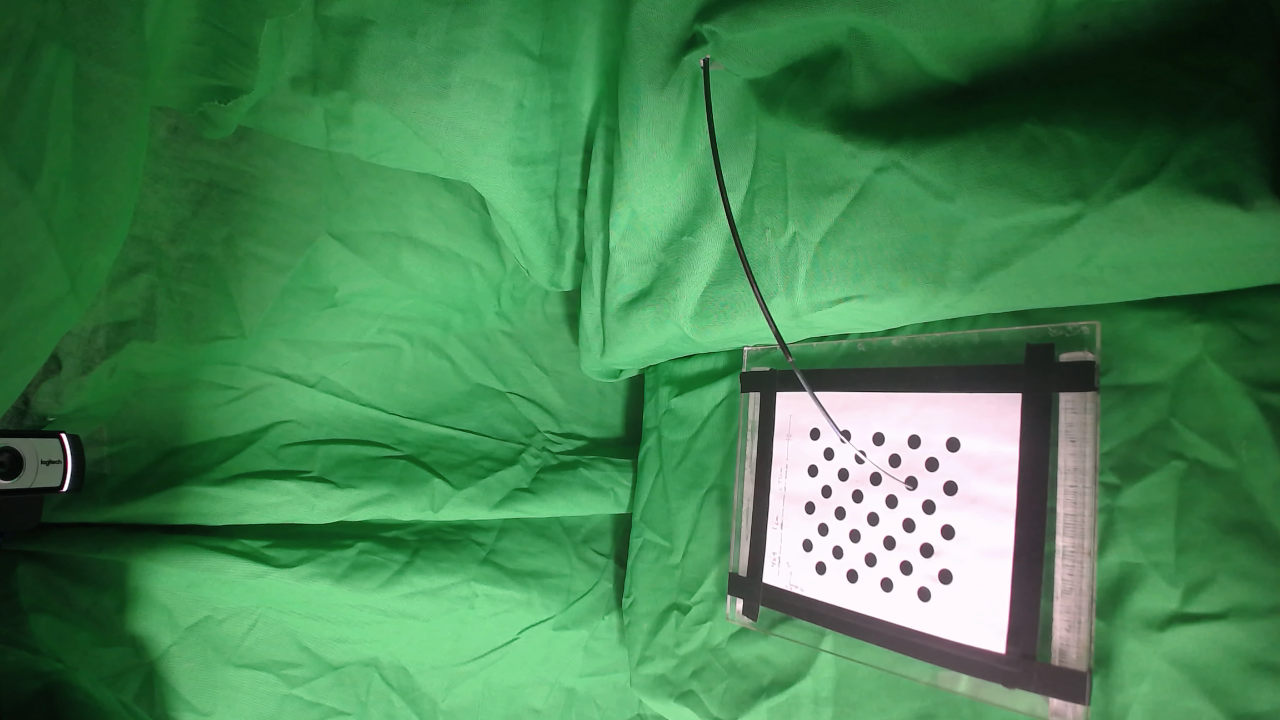
#> input picture intro_fig/cam1_47.png, 1280 x 720 px, found by its file name
$ jupyter execute --allow-errors segmentation.ipynb   (shell and % lines are left out)
#> lines starting #> are read from the running program, lines starting #| are printed output that depends on the picture; after the words box and inside, x2 and y2 are one past the last pixel; in counts of white or black regions, pixels touching at a corner belong together
[cell 1]
import numpy as np
import cv2
from matplotlib import pyplot as plt
import glob
import time
from sklearn.linear_model import RANSACRegressor
from sklearn.preprocessing import PolynomialFeatures
from sklearn.metrics import mean_squared_error
import time

## Helper Functions

[cell 2]
def imshow(img, size=None):
    if size == None:
        plt.figure(figsize=(14,18))
    else:
        plt.figure(figsize=size)
    plt.imshow(img)
    plt.show()

def imshow2(img):
    cv2.imshow("img", img)
    cv2.waitKey(0)
    cv2.destroyAllWindows()

def backgroundExtract(frames):
    avgR, avgG, avgB = None, None, None
    fcnt = 0
    for frame in frames:
        if frame is None:
            break
        frame = cv2.imread(frame)
        #frame = cv2.cvtColor(frame, cv2.COLOR_BGR2HSV)
        B, G, R = cv2.split(frame.astype("float"))
        if avgR is None:
            avgR = R
            avgG = G
            avgB = B
        else:
            avgB = avgB + 1/fcnt*(B - avgB)
            avgG = avgG + 1/fcnt*(G - avgG)
            avgR = avgR + 1/fcnt*(R - avgR)

        fcnt += 1

        avg = cv2.merge([avgB, avgG, avgR]).astype('uint8')
        #avg = cv2.cvtColor(avg, cv2.COLOR_HSV2BGR)

    return avg


def robotSegment(img, bg):

    # Color Threshold
    img_hsv = cv2.cvtColor(img, cv2.COLOR_BGR2HSV)
    lower_bound = np.array([45, 70, 70])
    upper_bound = np.array([75, 255, 255])

    mask = cv2.inRange(img_hsv, lower_bound, upper_bound)
    mask_inv = cv2.bitwise_not(mask)

    img_mask = cv2.bitwise_and(img, img, mask=mask_inv)
    bg_mask = cv2.bitwise_and(bg, bg, mask=mask_inv)

    img_gray = cv2.cvtColor(img_mask, cv2.COLOR_BGR2GRAY).astype('float32')
    bg_gray = cv2.cvtColor(bg_mask, cv2.COLOR_BGR2GRAY).astype('float32')

    img_gray = cv2.GaussianBlur(img_gray,(5,5),0)
    bg_gray = cv2.GaussianBlur(bg_gray,(5,5),0)


    sub = np.abs(img_gray - bg_gray)

    lower = np.round(np.min(sub))
    upper = np.round(np.max(sub))
    ret, th = cv2.threshold(sub.astype('uint8'), 0,255,cv2.THRESH_BINARY+cv2.THRESH_OTSU)

    img_hsv = cv2.cvtColor(img, cv2.COLOR_BGR2HSV)
    lower_bound = np.array([45, 70, 70])
    upper_bound = np.array([75, 255, 255])

    mask = cv2.inRange(img_hsv, lower_bound, upper_bound)
    mask_inv = cv2.bitwise_not(mask)

    th = cv2.bitwise_and(th, th, mask=mask_inv)

    kernel1 = np.ones((2, 2), np.uint8)
    kernel2 = np.ones((3, 3), np.uint8)
    #kernel = cv2.getStructuringElement(cv2.MORPH_ELLIPSE, (3,3))
    #erosion = cv2.erode(sub,kernel,iterations = 1)

    # Openning operation to remove noise
    e = cv2.morphologyEx(th, cv2.MORPH_ERODE, kernel1)
    res = cv2.morphologyEx(e, cv2.MORPH_DILATE, kernel2)

    return res


def downsample(img, sample_interval = 10):

    x, y = np.where(img == 255)
    data = []
    for x_loc, y_loc in zip(x, y):
        data.append([x_loc, y_loc])

    sample_interval = sample_interval
    sample_bnd = np.floor(len(data)/sample_interval).astype('int')
    sample_idx = [i*sample_interval for i in range(0, sample_bnd)]
    sample_data = [data[i] for i in sample_idx]

    sample_img = np.zeros(img.shape[:2]).astype('int')
    for x, y in sample_data:
        sample_img[x][y] = 255

    return img

def imshow_components(labels):
    # Map component labels to hue val
    label_hue = np.uint8(179*labels/np.max(labels))
    blank_ch = 255*np.ones_like(label_hue)
    labeled_img = cv2.merge([label_hue, blank_ch, blank_ch])

    # cvt to BGR for display
    labeled_img = cv2.cvtColor(labeled_img, cv2.COLOR_HSV2BGR)

    # set bg label to black
    labeled_img[label_hue==0] = 0

    cv2.imshow('labeled.png', labeled_img)
    cv2.waitKey()

[cell 3]
img = cv2.imread('../../data/CTR_Robot/Camera2/cam2_418.png')
#> (the rest of this cell did not finish here and is left out)

## Threshold Green Background

[cell 4]
# Locate green color in HSV space
green = np.uint8([[[0,255,0]]])
green_hsv = cv2.cvtColor(green, cv2.COLOR_BGR2HSV)
print(green_hsv)

# Setting boundary in HSV space
lower_bound = np.array([45, 70, 60])
upper_bound = np.array([75, 255, 255])

#> (the rest of this cell did not finish here and is left out)

## Edge Detection

[cell 5]
max_lowThreshold = 100
ratio = 3
kernel_size = 3

#> (the rest of this cell did not finish here and is left out)

## Background Removal (GM)

[cell 6]
#images = glob.glob('../../data/CTR_Robot/Camera2/*.png')

backSub = cv2.createBackgroundSubtractorMOG2(history = 200)
kernel = cv2.getStructuringElement(cv2.MORPH_ELLIPSE,(2,2))

#> (the rest of this cell did not finish here and is left out)

[cell 7]
images = []
images.append('./bg_res/bg_2_0.png')
for i in range(0, 200):
    dir_ = '../../data/CTR_Robot/Camera2/cam2_' + str(i) + '.png'
    images.append(dir_)

#> (a cell that did not finish here is left out)

[cell 9]
images = glob.glob('./bg_cam1/*.png')

backSub = cv2.bgsegm.createBackgroundSubtractorMOG()

for frame in images:
    if frame is None:
        break
    frame = cv2.imread(frame)

    fgMask = backSub.apply(frame)
    #bg = backSub.getBackgroundImage()

    #cv2.imshow('Frame', bg)
    cv2.imshow('FG Mask', fgMask)

    keyboard = cv2.waitKey(500)
    if keyboard == 'q' or keyboard == 27:
        break

cv2.destroyAllWindows()

#> (a cell that did not finish here is left out)

[cell 11]
img = cv2.imread('../../data/CTR_Robot/Camera2/cam2_200.png')
fg = backSub.apply(img)
#> (the rest of this cell did not finish here and is left out)

## Obtain Background (view 1)

[cell 12]
images = glob.glob('./bg_cam1/*.png')
#> (the rest of this cell did not finish here and is left out)

## Obtain Background (view 2)

[cell 13]
images = glob.glob('./bg_cam2/*.png')
#> (the rest of this cell did not finish here and is left out)

## Robot Body Segment (view 1)

[cell 14]
img = cv2.imread('../../data/CTR_Robot/Camera1/cam1_47.png')
#> img is the input picture: shape (720, 1280, 3); mean B, G, R 83.4, 132.6, 71.2
bg = cv2.imread('./bg_res/bg_1.png')
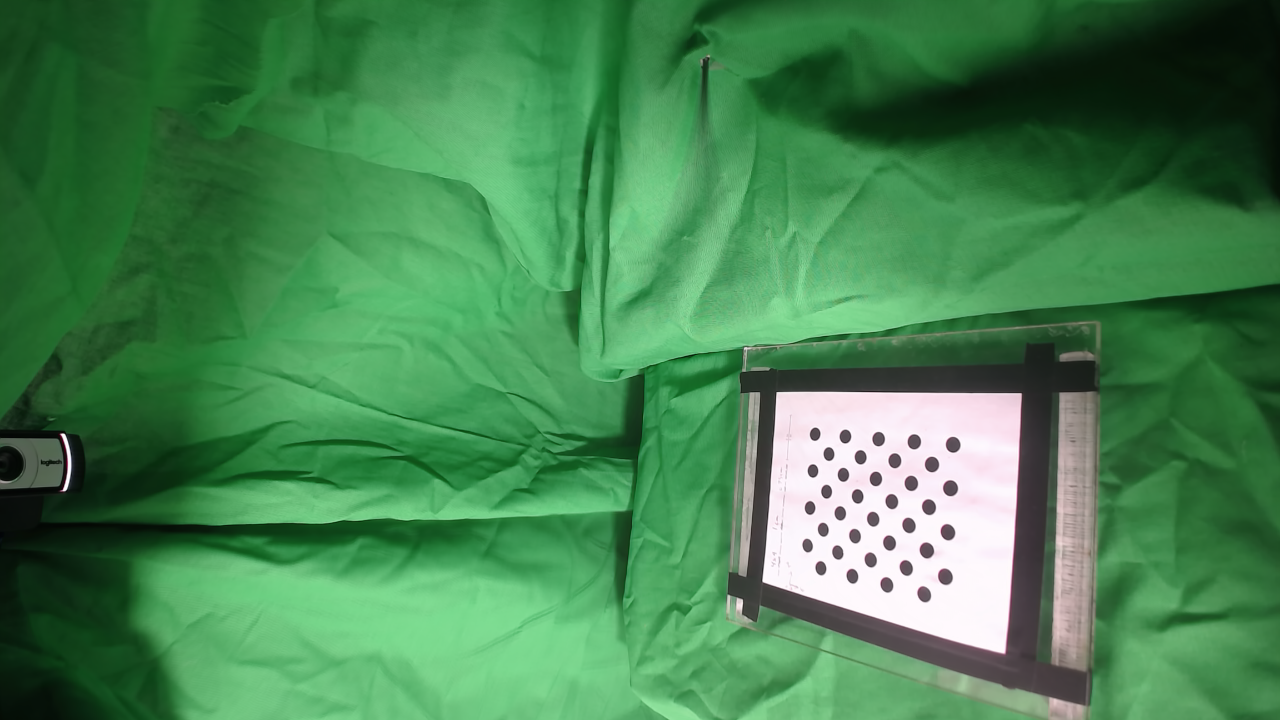
#> input picture segmentation/bg_res/bg_1.png, 1280 x 720 px
#> bg is the input picture: shape (720, 1280, 3); mean B, G, R 81.9, 131.7, 70.2
res1 = robotSegment(img, bg)
#> in robotSegment, `img_hsv = cv2.cvtColor(img, cv2.COLOR_BGR2HSV)`: img_hsv: shape (720, 1280, 3); mean H, S, V 72.2, 133.5, 133.8
#> in robotSegment, `mask = cv2.inRange(img_hsv, lower_bound, upper_bound)`:
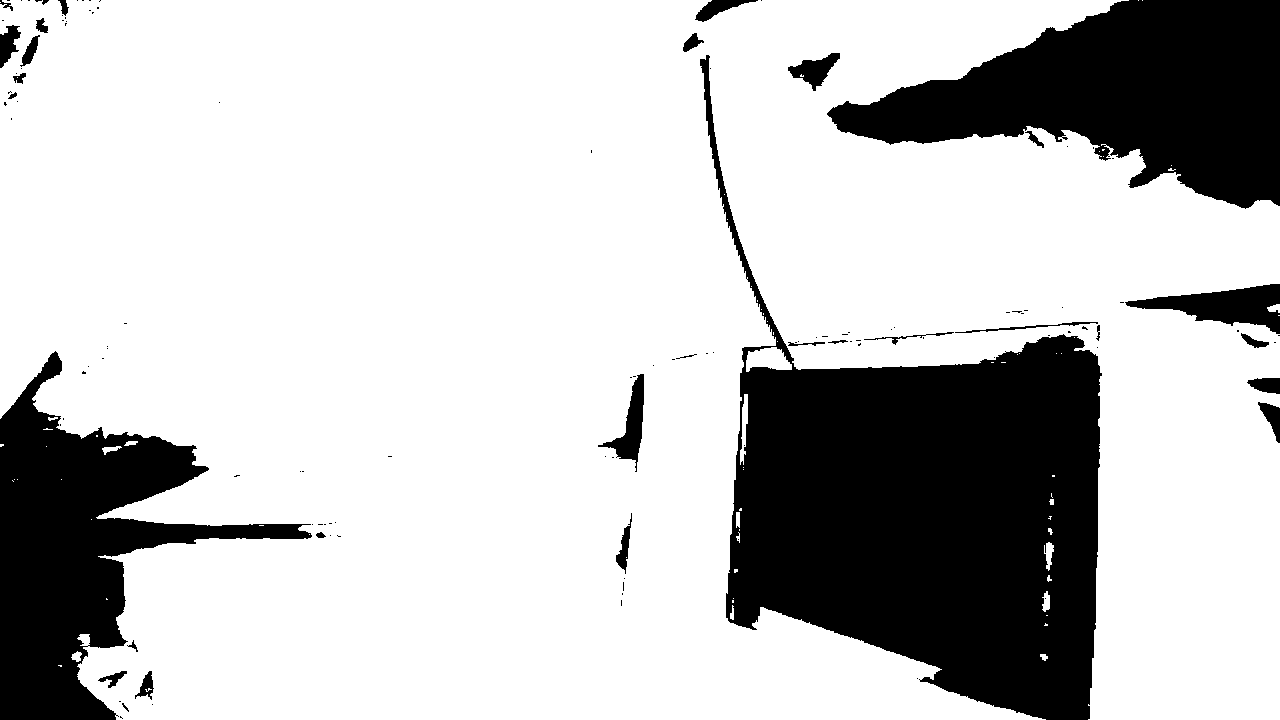
#> mask: shape (720, 1280); 76.4% white; 126 black regions (94 under 20 px), largest, box (x1, y1, x2, y2) and area: (700, 55, 1102, 720) 112763, (827, 0, 1280, 209) 51967, (0, 351, 312, 720) 41655
#> in robotSegment, `lower = np.round(np.min(sub))`: lower = 0
#> in robotSegment, `upper = np.round(np.max(sub))`: upper = 149
#> in robotSegment, `ret, th = cv2.threshold(sub.astype('uint8'), 0,255,cv2.THRESH_BINARY+c..`:
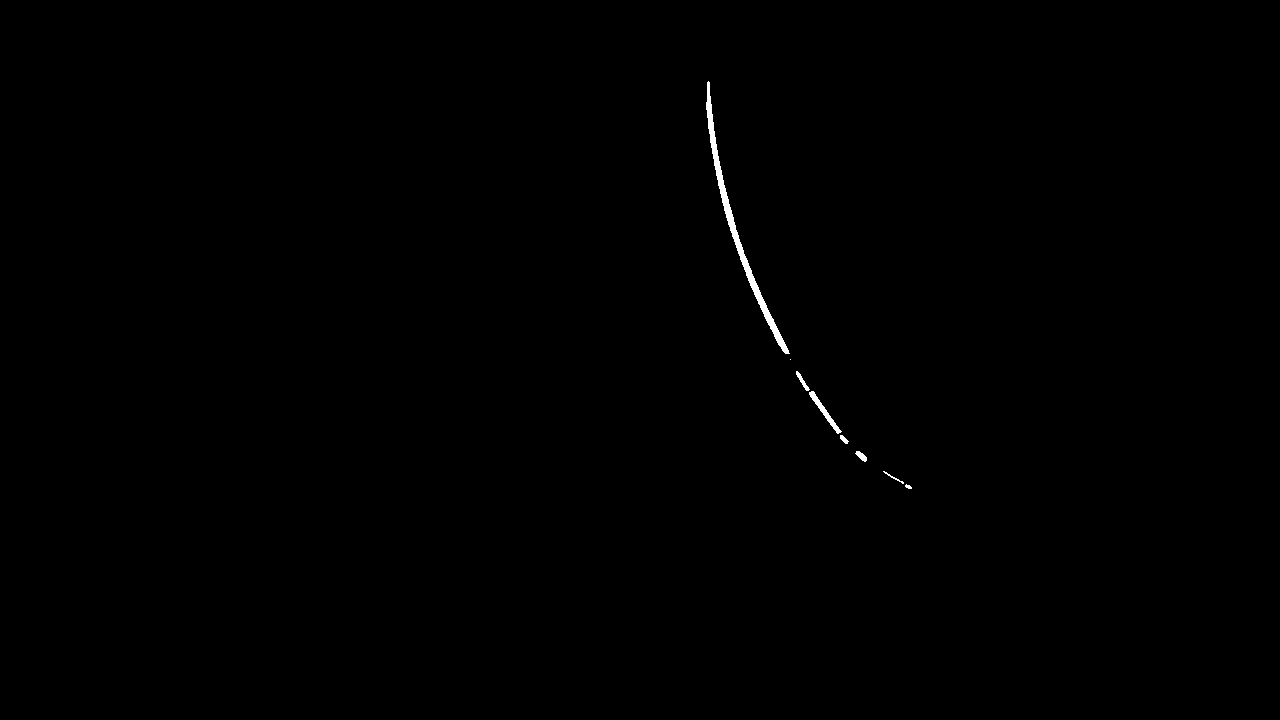
#> th: shape (720, 1280); 0.24% white; 8 white regions (1 under 20 px), largest, box (x1, y1, x2, y2) and area: (706, 81, 790, 354) 1697, (809, 391, 842, 434) 259, (796, 371, 810, 391) 82
#> in robotSegment, `ret, th = cv2.threshold(sub.astype('uint8'), 0,255,cv2.THRESH_BINARY+c..`: ret = 36
#> in robotSegment, `th = cv2.bitwise_and(th, th, mask=mask_inv)`: th: shape (720, 1280); 0.23% white; 8 white regions (1 under 20 px), largest, box (x1, y1, x2, y2) and area: (706, 81, 790, 354) 1589, (809, 391, 842, 434) 259, (796, 371, 810, 391) 82
#> in robotSegment, `e = cv2.morphologyEx(th, cv2.MORPH_ERODE, kernel1)`: e: shape (720, 1280); 0.17% white; 13 white regions (8 under 20 px), largest, box (x1, y1, x2, y2) and area: (707, 83, 789, 354) 1226, (810, 392, 841, 434) 184, (797, 372, 809, 391) 49, (857, 452, 867, 462) 47, (841, 436, 848, 444) 26
#> in robotSegment, `res = cv2.morphologyEx(e, cv2.MORPH_DILATE, kernel2)`: res: shape (720, 1280); 0.29% white; 5 white regions, box (x1, y1, x2, y2) and area: (706, 82, 790, 355) 1940, (796, 371, 849, 445) 509, (856, 451, 868, 463) 91, (885, 472, 900, 482) 48, (901, 481, 913, 490) 47
imshow(img)
imshow(res1)
#> (the rest of this cell did not finish here and is left out)

## Robot Body Segment (view 2)

[cell 15]
img = cv2.imread('../../data/CTR_Robot/Camera2/cam2_305.png')
bg = cv2.imread('./bg_res/bg_2_6.png')
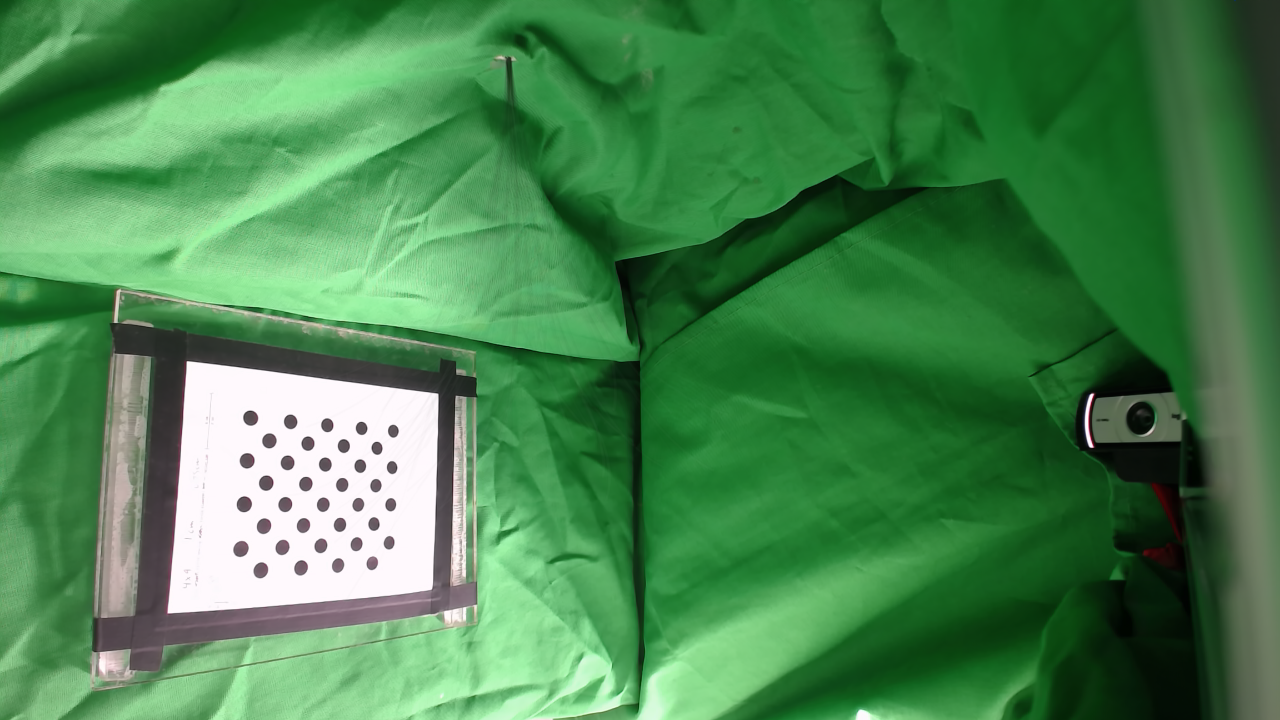
#> input picture segmentation/bg_res/bg_2_6.png, 1280 x 720 px
#> bg is the input picture: shape (720, 1280, 3); mean B, G, R 80.1, 133.6, 72.4
#res2 = robotSegment(img, bg, 40)
#start = time.time()
#> (the rest of this cell did not finish here and is left out)
